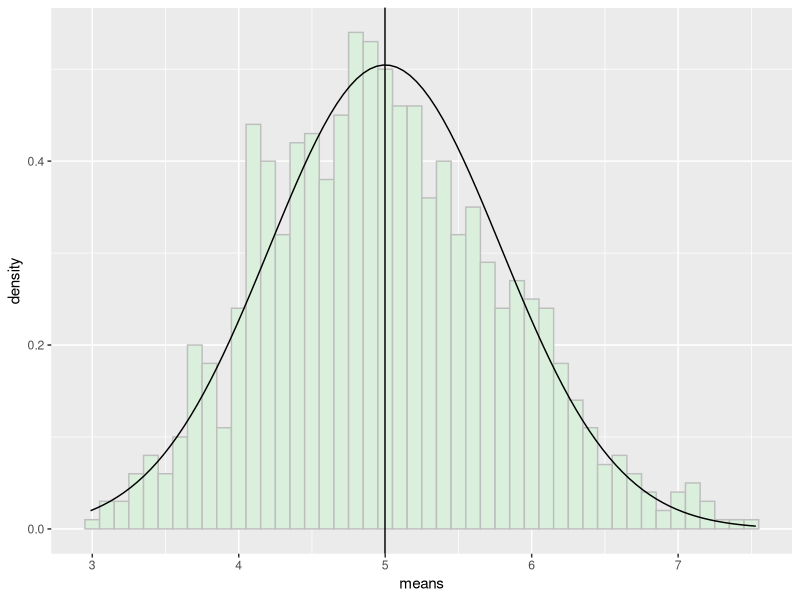
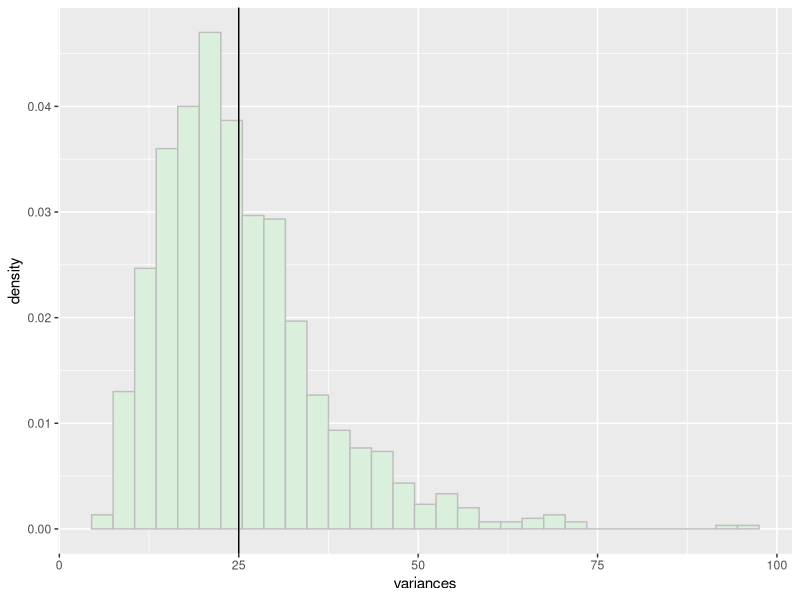

Write the R code that produced these figures, in order.
library(ggplot2)

#Data Simulation
set.seed(25)
lambda <- 0.2
expectedMean <- expectedSd <- 1/lambda
numSamples <- 40
numSims <- 1000
sampleData <- matrix(rexp(numSamples * numSims, lambda), ncol = numSamples)
means <- apply(sampleData, 1, mean)
variances <- apply(sampleData, 1, var)

# Distribution of sample mean
meanOfMeans <- mean(means)
df <- as.data.frame(means)
plot <- ggplot(df, aes(x=means)) 
plot <- plot + geom_histogram(aes(y=..density..), colour="gray", fill="#daf0dd", binwidth=0.1)
plot <- plot + stat_function(fun=dnorm, args=list(mean=expectedMean, sd=expectedSd/sqrt(numSamples)))
plot <- plot + geom_vline(xintercept = meanOfMeans)
print(plot)

print(paste("Our variance of sample means= ", var(means)))
print(paste("Our expected variance of sample means =", expectedSd^2/numSamples))

# Distribution of sample variance
df <- as.data.frame(variances)
plot <- ggplot(df, aes(x=variances)) 
plot <- plot + geom_histogram(aes(y=..density..), colour="gray", fill="#daf0dd", binwidth=3)
plot <- plot + geom_vline(xintercept = (1/lambda)^2)
print(plot)

# Confidence Interval
interval <- meanOfMeans + c(-1, 1) * qt(.975, numSamples - 1) * (1/lambda) / sqrt(numSamples)
covered <- sapply(means, function(mean)
{
  interval[1] < mean & interval[2] > mean 
})

print(paste("Our confidence interval =", toString(round(interval, 4))))
print(paste(sum(covered) / numSims * 100, "% of our sample means are covered by this interval.", sep=""))
